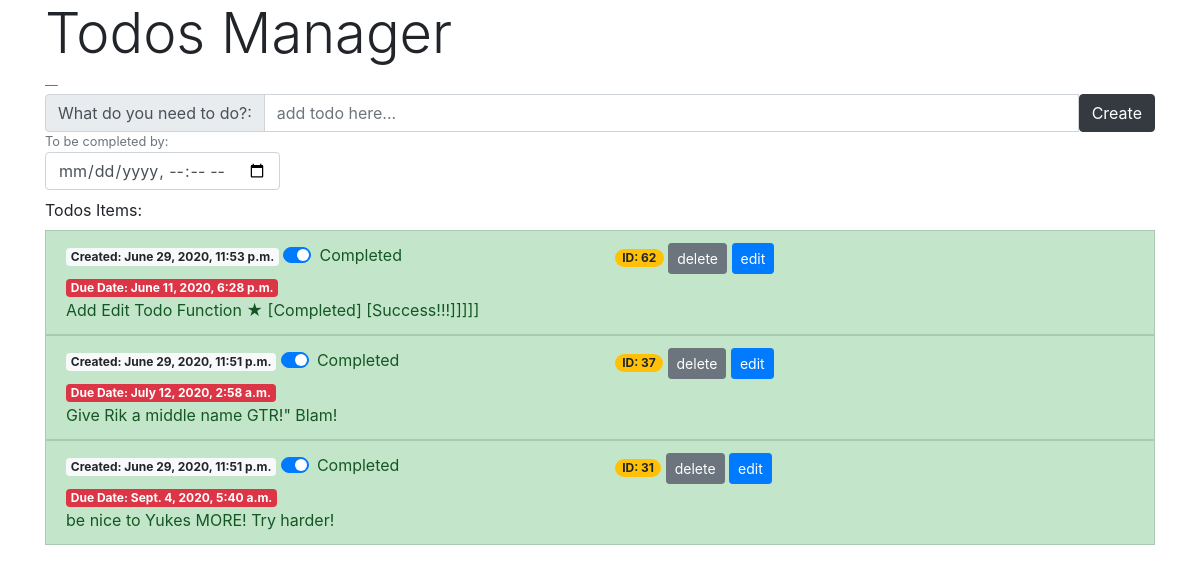
Page /todo/ on the earlier database version.
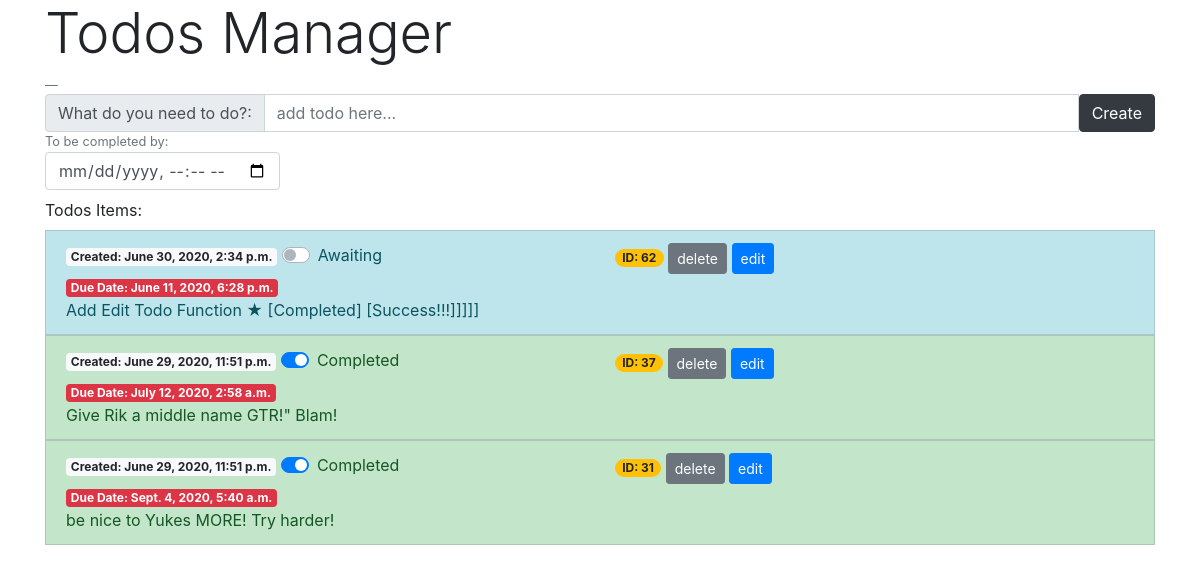
Same page on the later database version.
### Todos/models.py (models this page shows)
class TodoItem(models.Model):
    content = models.TextField()
    timestamp = models.DateTimeField(auto_now=True)
    target_timestamp = models.DateTimeField()
    btc = models.DateTimeField(auto_now=True)
    todo_status = models.BooleanField(db_index=True, default=True)

### Todos/views.py (the view)
# urls.py: path('todo/', todoView ),
def todoView(request):
    allItems = TodoItem.objects.all().order_by('-timestamp')
    return render(request,"todo.html", {'all_Items': allItems} )

### templates/todo.html (shortened to what this page needs)
<!DOCTYPE html>
<html lang="en">
<head>
<link rel="stylesheet" href="https://stackpath.bootstrapcdn.com/bootstrap/4.5.0/css/bootstrap.min.css">
</head>
<body>
    <div class="container">
        <h1 class="display-4">Todos Manager</h1>
        <header class="blockquote-footer">
            <form action="/addtodo/" method="post">{% csrf_token%}
                <div class="input-group flex-nowrap">
                  <div class="input-group-prepend">
                    <span class="input-group-text" id="addon-wrapping">What do you need to do?: </span>
                  </div>
                    <input required="true" class="form-control" placeholder="add todo here..." type="text" name="content"/>
                        <input type="submit" class="btn btn-dark" value="Create"/>
                </div>
                 <div>
                     <div>
                         <label>To be completed by:
                         <div>
                             <input required="true" class="form-control" type="datetime-local"
                               name="target_datetime" value=""
                               min="2018-06-07T00:00" max="2030-06-14T00:00">
                            </label>
                         </div>
                      </div>
                  </div>
        <label>Todos Items:</label>
        <ul class="list-group">
            {% for todo_item in all_Items %}
                <div>
                    <li class="{% if todo_item.todo_status %}list-group-item list-group-item-success{% else %}list-group-item list-group-item-info{% endif %}">
                        <div class="row">
                            <div class="col-6">
                                <div class="badge badge-light">Created: {{todo_item.timestamp}}</div>
                            <form id="todoStatus_form" action="/todoswitchstate/{{todo_item.id}}"
                                                                      style="display: inline-block;"
                                                                      method="post">{% csrf_token%}
                                <div class="custom-control custom-switch">
                                  <label class="custom-control-label" for="switch{{todo_item.id}}">{% if todo_item.todo_status %} Completed{% else %}Awaiting{% endif %}</label>
                                </div>
                            </form>
                            </div>
                            <div class="col-sm-5 offset-sm-2 col-md-6 offset-md-0">
                                    <div class="badge badge-pill badge-warning">ID: {{todo_item.id}}</div>
                                    <form action="/deletetodo/{{todo_item.id}}"
                                          style="display: inline-block;"
                                          method="post">{% csrf_token%}
                                            <input class="btn btn-secondary btn-sm" type="submit" value="delete"/>
                                    </form>
                                     <form action="/edittodo/{{todo_item.id}}"
                                          style="display: inline-block;"
                                          method="post">{% csrf_token%}
                                         <input class="btn btn-primary btn-sm" type="submit" value="edit"/>
                                     </form>
                            </div>
                        </div>
                       <div>
                            <span class="badge badge-danger">Due Date: {{todo_item.target_timestamp}}</span>
                       </div>
                       <div>
                           <span> {{todo_item.content}}</span>
                       </div>
                    </li>
                </div>
            {% endfor %}
        </ul>
</body>
</html>

Differences in the rows shown:
changed TodoItem "Add Edit Todo Function ★ [Completed] [Success!!!]]]]]": timestamp "June 29, 2020, 11:53 p.m." → "June 30, 2020, 2:34 p.m."; todo_status "Completed" → "Awaiting"
